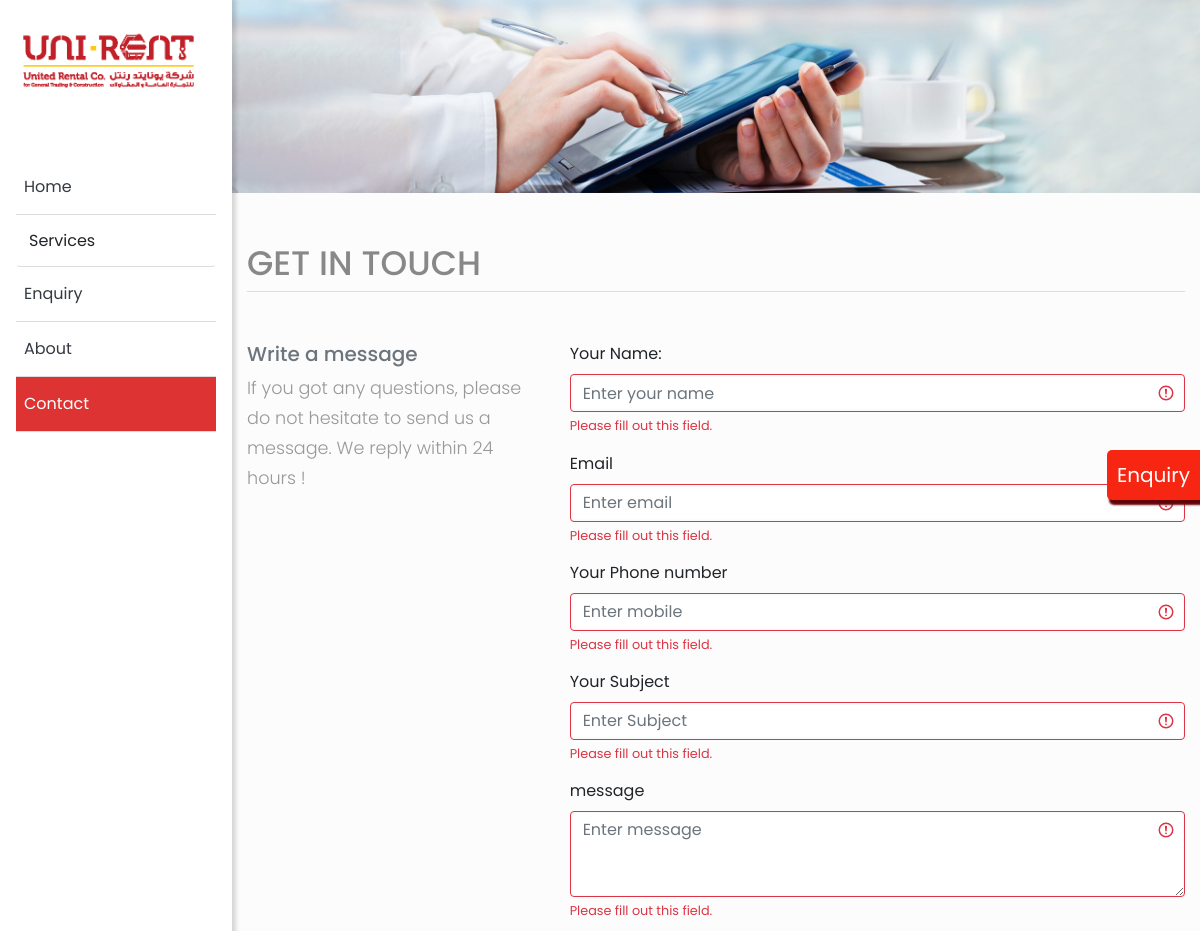
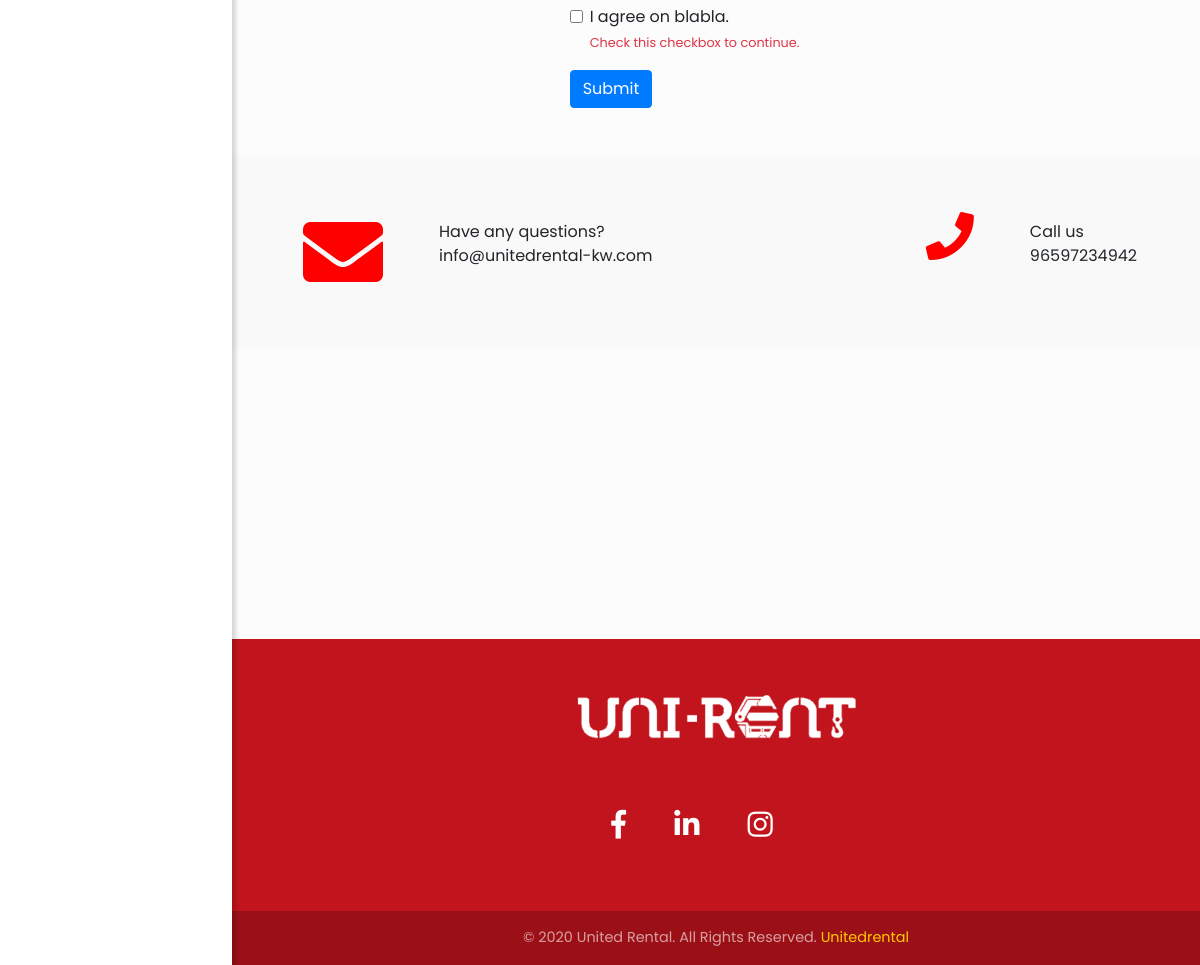
Page /contact/ on the committed database (2 pictures, top to bottom).
### website/models.py (models this page shows, shortened)
class ContactBanner(models.Model):
    image = models.ImageField(null=True, blank=True)
    title = models.CharField(null=True, blank=True, max_length=50)
    message_heading = models.CharField(
        null=True, blank=True, max_length=100)
    description = models.CharField(null=True, blank=True, max_length=100)
    geolocation = models.URLField(null=True, blank=True, max_length=100)
    class Meta:
        verbose_name = "CONTACT BANNER"
        verbose_name_plural = "CONTACT BANNER"
    @ property
    def imageURL(self):
        try:
            url = self.image.url
        except:
            url = ''
        return url

class Homecontact(models.Model):
    phone = models.IntegerField(
        blank=True, null=True)
    contact = models.EmailField(blank=True, null=True, max_length=100)
    class Meta:
        verbose_name = "HOME PAGE CONTACT"
        verbose_name_plural = "HOME PAGE CONTACT"

class Test(models.Model):
    image = models.ImageField(null=True, blank=True)
    caption = models.CharField(blank=True, null=True, max_length=50)
    title1 = models.CharField(blank=True, null=True, max_length=50)
    title2 = models.CharField(blank=True, null=True, max_length=50)
    url = models.URLField(blank=True, null=True, max_length=100)
    @ property
    def imageURL(self):
        try:
            url = self.image.url
        except:
            url = ''
        return url
    class Meta:
        verbose_name = "HOME BODY "
        verbose_name_plural = "HOME BODY"

class Socialiconlink(models.Model):
    fb = models.URLField(null=True, blank=True, max_length=100)
    insta = models.URLField(null=True, blank=True, max_length=100)
    link = models.URLField(null=True, blank=True, max_length=100)

### website/views.py (the view)
# urls.py: path('contact/', views.contact, name="contact"),
def contact(request):
    banners = ContactBanner.objects.all()
    test = Test.objects.all()
    contacts = Homecontact.objects.all()
    links = Socialiconlink.objects.all()
    context = {'banners': banners, 'test': test,
               'contacts': contacts, 'links': links}
    if request.method == "POST":
        message_name = request.POST['message-name']
        message_email = request.POST['message-email']
        message_mobile = request.POST['message-mobile']
        message_subject = request.POST['message-subject']
        message = request.POST['message']
        appoint = "Name :" + message_name + " \n Mobile :" + message_mobile + \
            " \n Subject :" + message_subject + " \n Message :" + message
        send_mail(
            'Appoinment Request',  # subject
            appoint,  # message
            'vavachan6kwt@gmail.com',
            ['vavachan6kwt@gmail.com'],  # from_email
            fail_silently=False,
        )
        return render(request, "contact.html", {'message_name': message_name, 'message_email': message_email, 'message_mobile': message_mobile, 'message_subject': message_subject, })
    else:
        return render(request, "contact.html", context)

### website/templates/contact.html (shortened to what this page needs)
{%extends 'base.html' %} {%load static%} {%block content%}
<div class="container-fluid p-0">
  {%for img in banners %}
  <img class="d-block w-100" src="{{img.imageURL}}" alt="First slide" />
  {%endfor%}
</div>
<div class="container pb-5">
  <div class="page-header">
    {%for img in banners %}
    <h1>{{img.title}}</h1>
    {%endfor%}
  </div>
  {%if message_name %}
  <div>
    Thanks{{message_name}} !!
    <p>We received your mail</p>
  </div>
  {%else%}
  <div class="row">
    <div class="col-md-4 message">
      {%for img in banners %}
      <h5>
        {{img.message_heading}}
      </h5>
      <p>
        {{img.description}}
      </p>
      {%endfor%}
    </div>
    <div class="col-md-8">
      <form method="POST" action="{% url 'contact'%}" class="was-validated">
        <div class="form-group">
          <label for="uname">Your Name:</label>
          <input
            type="text"
            class="form-control"
            id="uname"
            placeholder="Enter your name"
            name="message-name"
            required
          />
          <div class="invalid-feedback">Please fill out this field.</div>
        </div>
        <div class="form-group">
          <label for="uname">Email</label>
          <input
            type="email"
            class="form-control"
            id="email"
            placeholder="Enter email"
            name="message-email"
            required
          />
          <div class="invalid-feedback">Please fill out this field.</div>
        </div>
        <div class="form-group">
          <label for="uname">Your Phone number</label>
          <input
            type="text"
            class="form-control"
            id="message-mobile"
            placeholder="Enter mobile"
            name="message-mobile"
            required
          />
          <div class="invalid-feedback">Please fill out this field.</div>
        </div>
        <div class="form-group">
          <label for="sub">Your Subject</label>
          <input
            type="text"
            class="form-control"
            id="sub"
            placeholder="Enter Subject"
            name="message-subject"
            required
          />
          <div class="invalid-feedback">Please fill out this field.</div>
        </div>
        <div class="form-group">
          <label for="message">message</label>
          <textarea
            name="message"
            class="form-control"
            id="exampleFormControlTextarea1"
            placeholder="Enter message"
            rows="3"
            required
          ></textarea>
          <div class="invalid-feedback">Please fill out this field.</div>
        </div>
        <div class="form-group form-check">
          <label class="form-check-label">
            <input
              class="form-check-input"
              type="checkbox"
              name="remember"
              required
            />
            I agree on blabla.
            <div class="invalid-feedback">Check this checkbox to continue.</div>
          </label>
        </div>
        <button type="submit" class="btn btn-primary">Submit</button>
      </form>
    </div>
  </div>
  {%endif%}
</div>
<div class="message_section p-5">
  <div class="d-flex mt-6 container">
    <div class="p-2">
      <i class="fa fa-envelope fa-5x" aria-hidden="true"></i>
    </div>
    <div class="pl-5 pt-3">
      Have any questions? <br />
      {%for product in contacts %} {{product.contact }} {%endfor%}
    </div>
    <div class="p-2 ml-auto">
      <i class="fa fa-3x fa-phone" aria-hidden="true"></i>
    </div>
    <div class="pl-5 pt-3">
      Call us
      <br />
      {%for product in contacts %} {{product.phone}} {%endfor%}
    </div>
  </div>
</div>
<div id="map-container-google-1" class="z-depth-1-half map-container">
  <iframe
    src="https://www.google.com/maps/embed?pb=!1m14!1m8!1m3!1d13913.460958429392!2d47.94943!3d29.33029!3m2!1i1024!2i768!4f13.1!3m3!1m2!1s0x0%3A0x4aae0af97740d9fd!2sGulf%20Bank!5e0!3m2!1sen!2skw!4v1592998117273!5m2!1sen!2skw"
    width="600"
    height="450"
    frameborder="0"
    style="border: 0;"
    allowfullscreen=""
    aria-hidden="false"
    tabindex="0"
  ></iframe>
</div>
{%endblock content%}

### website/templates/base.html (shortened to what this page needs)
<!DOCTYPE html>
{%load static%}
<html lang="en">
  <head>
    <link rel="stylesheet" href="{%static 'css/style2.css' %}" />
    <link
      rel="stylesheet"
      href="https://cdnjs.cloudflare.com/ajax/libs/malihu-custom-scrollbar-plugin/3.1.5/jquery.mCustomScrollbar.min.css"
    />
    <link
      rel="stylesheet"
      href="https://use.fontawesome.com/releases/v5.6.3/css/all.css"
    />
    <link
      rel="stylesheet"
      href="https://stackpath.bootstrapcdn.com/bootstrap/4.5.0/css/bootstrap.min.css"
    />
    <link rel="stylesheet" href="{% static 'css/main.css' %}" />
    <link
      rel="stylesheet"
      href="{% static 'css/navbar-fixed-left.min.css' %}"
    />
    <link rel="stylesheet" href="{% static 'css/docs.css' %}" />
    <link
      rel="stylesheet"
      href="https://cdnjs.cloudflare.com/ajax/libs/animate.css/4.0.0/animate.min.css"
    />
  </head>
  <body>
    {% include 'nav.html' %}
    <div class="en-label">
      <a href="{%url 'enquiry'%}"> Enquiry</a>
    </div>
    {% block content%} {%endblock content%}
    <footer class="page-footer font-small cyan darken-3">
      <div class="container">
        <div class="row">
          <div class="mx-auto d-block mt-5">
            {%for products in test %}
            <img
              src="{{products.imageURL}}"
              style="text-align: center;"
              alt=""
            />
            {%endfor%}
          </div>
          <div class="col-md-12 py-5">
            <div class="mb-5 flex-center">
              {%for link in links%}
              <a class="fb-ic" href="{{link.fb}}" target="blank">
                <i
                  class="fab fa-facebook-f fa-lg white-text mr-md-5 mr-3 fa-2x"
                >
                </i>
              </a>
              <a href="{{link.link}}" target="blank" class="li-ic">
                <i
                  class="fab fa-linkedin-in fa-lg white-text mr-md-5 mr-3 fa-2x"
                >
                </i>
              </a>
              <a class="ins-ic" href="{{link.insta}}" target="blank">
                <i class="fab fa-instagram fa-lg white-text mr-md-5 mr-3 fa-2x">
                </i>
              </a>
            </div>
            {%endfor%}
          </div>
        </div>
      </div>
      <div class="footer-copyright text-center py-3">
        © 2020 United Rental. All Rights Reserved.
        <a href="#">Unitedrental</a>
      </div>
    </footer>
  </body>
</html>

### static/css/style2.css (style rules this page uses)
p { font-family: "Poppins", sans-serif; font-size: 1.1em; font-weight: 300; line-height: 1.7em; color: #999; }
a, a:hover, a:focus { color: inherit; text-decoration: none; transition: all 0.3s; }

### static/css/main.css (style rules this page uses)
* { box-sizing: border-box; }
body { font-family: "Poppins", sans-serif; background: #fcfcfc; margin: 0px; padding: 0px; }
* { padding: 0; margin: 0; box-sizing: border-box; }
.message_section { padding-top: 30px; background: #f9f9f9; }
.fa-envelope { color: red; }
.fa-phone { color: red; }
footer.page-footer { bottom: 0; color: #fff; }
.cyan.darken-3 { background-color: #c1141c !important; position: relative; bottom: 0; width: 100%; }
.font-small { font-size: 0.9rem; }
footer.page-footer .footer-copyright { overflow: hidden; color: rgba(255, 255, 255, 0.6); background-color: rgba(0, 0, 0, 0.2); }
.flex-center { display: -webkit-box; display: -ms-flexbox; display: flex; -webkit-box-align: center; -ms-flex-align: center; align-items: center; -webkit-box-pack: center; -ms-flex-pack: center; justify-content: center; height: 100%; }
.map-container { overflow: hidden; padding-bottom: 30%; position: relative; height: 0; }
.map-container iframe { left: 0; top: 0; height: 100%; width: 100%; position: absolute; }
.form-control { box-shadow: inset 0 0 2px 2px rgba(0, 0, 0, 0.02); }
.page-header { border-bottom: 1px solid #ddd; margin: 50px 0 50px 0; }
.page-header h1 { font-size: 34px; color: #888888; text-transform: uppercase; }
.message h5 { color: #6c757d; font-size: 16; }
.en-label { background: #f72613; z-index: 1000; position: fixed; font-size: 20px; color: #fff; right: 0; top: 450px; padding: 10px; border-top-left-radius: 5px 5px; border-bottom-left-radius: 5px 5px; box-shadow: 2px 5px 2px #630207; }
.en-label a { color: #fff; text-decoration: none; }
.fab { color: #fff !important; }
.footer-copyright a { color: #ffc800; text-decoration: none; background-color: transparent; }

### static/css/docs.css (style rules this page uses)
body { min-height: 100vh; }
a { cursor: pointer; }

### rows in the picture
ContactBanner: imageURL (picture), title "GET IN TOUCH", message_heading "Write a message", description "If you got any questions, please do not hesitate to send us a message. We reply within 24 hours !"
Homecontact: contact "info@unitedrental-kw.com", phone "96597234942"
Test: imageURL (picture)
